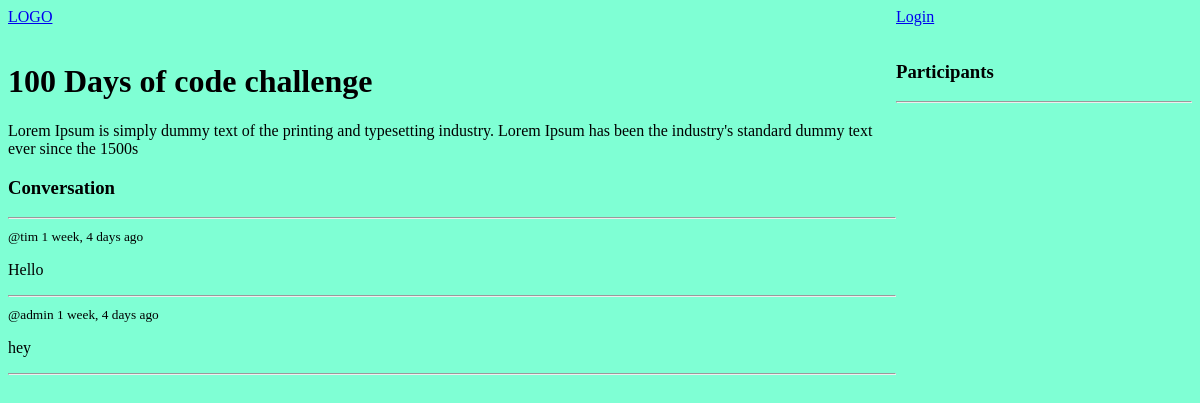
The page /room/2/ on the database as committed earlier.
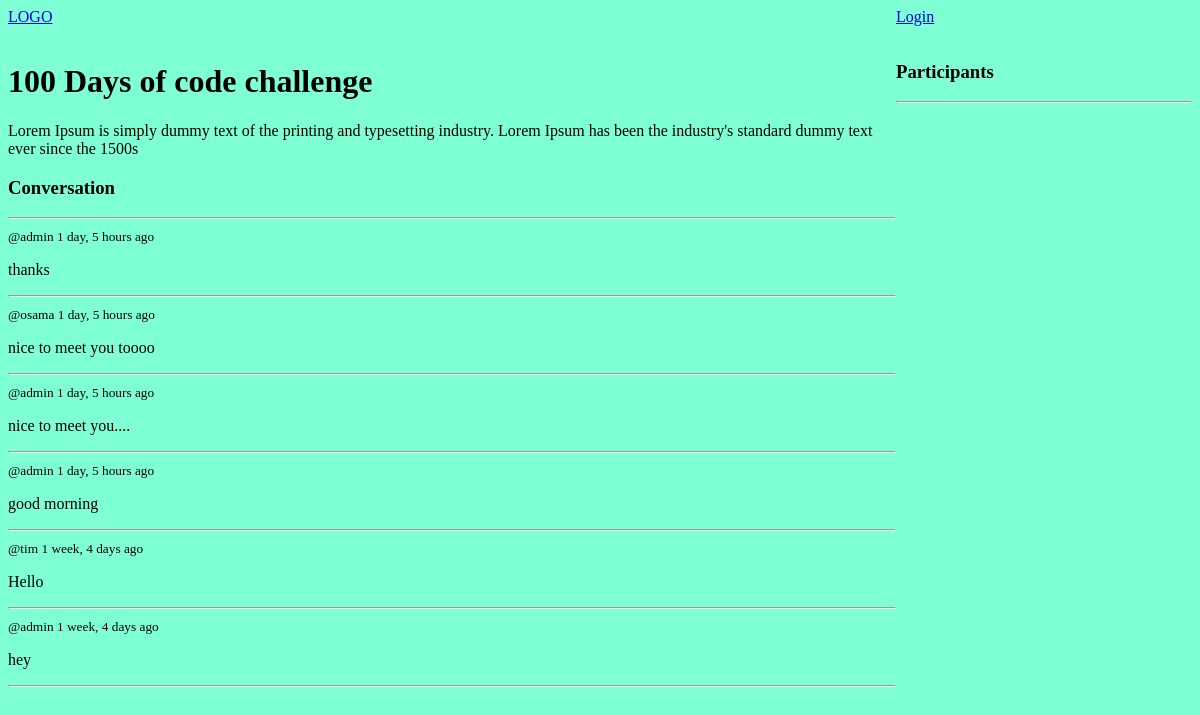
The same page on the database as committed later.
### base/models.py (models this page shows, shortened)
class Message(models.Model):
    user = models.ForeignKey(User, on_delete=models.CASCADE)
    room = models.ForeignKey(Room, on_delete=models.CASCADE)
    body = models.CharField(max_length=300)
    updated = models.DateTimeField(auto_now=True, auto_now_add=False)
    created = models.DateTimeField(auto_now=False, auto_now_add=True)
    class Meta:
        ordering = ['-created']

### base/views.py (the view, shortened to what this page needs)
# urls.py: path('room/<str:pk>/', views.room, name='room'),
def room(request, pk):
    room = Room.objects.get(pk=pk)
    room_messages = room.message_set.all().order_by('-created')
    participants = room.participants.all()
    print(participants)
    context = {'room': room, 'room_messages': room_messages, 'participants': participants}
    return render(request, 'base/room.html', context)

### base/templates/base/room.html (shortened to what this page needs)
{% extends 'main.html' %}
{% block content %}
    <div class="room-container" >
        <div>
            <div>
                <h1>{{ room.name }}</h1>
            </div>
            <div>
                <p>{{ room.description }}</p>
            </div>
            <div class="comment-wrapper">
                <h3>Conversation</h3>
                <hr>
                {% for message in room_messages %}
                    <div>
                        <small>@{{message.user}}    {{message.created|timesince}} ago</small>
                        <p>{{message.body}}</p>
                        <hr>
                    </div>
                {% endfor %}
            </div>
        </div>
        <div>
            <h3>Participants</h3>
            <hr>
        </div>
    </div>
{% endblock content %}

Rows that differ between the two databases and show on the page:
added Message: user "admin", created "1 day, 5 hours", body "thanks"
added Message: user "osama", created "1 day, 5 hours", body "nice to meet you toooo"
added Message: user "admin", created "1 day, 5 hours", body "nice to meet you...."
added Message: user "admin", created "1 day, 5 hours", body "good morning"
